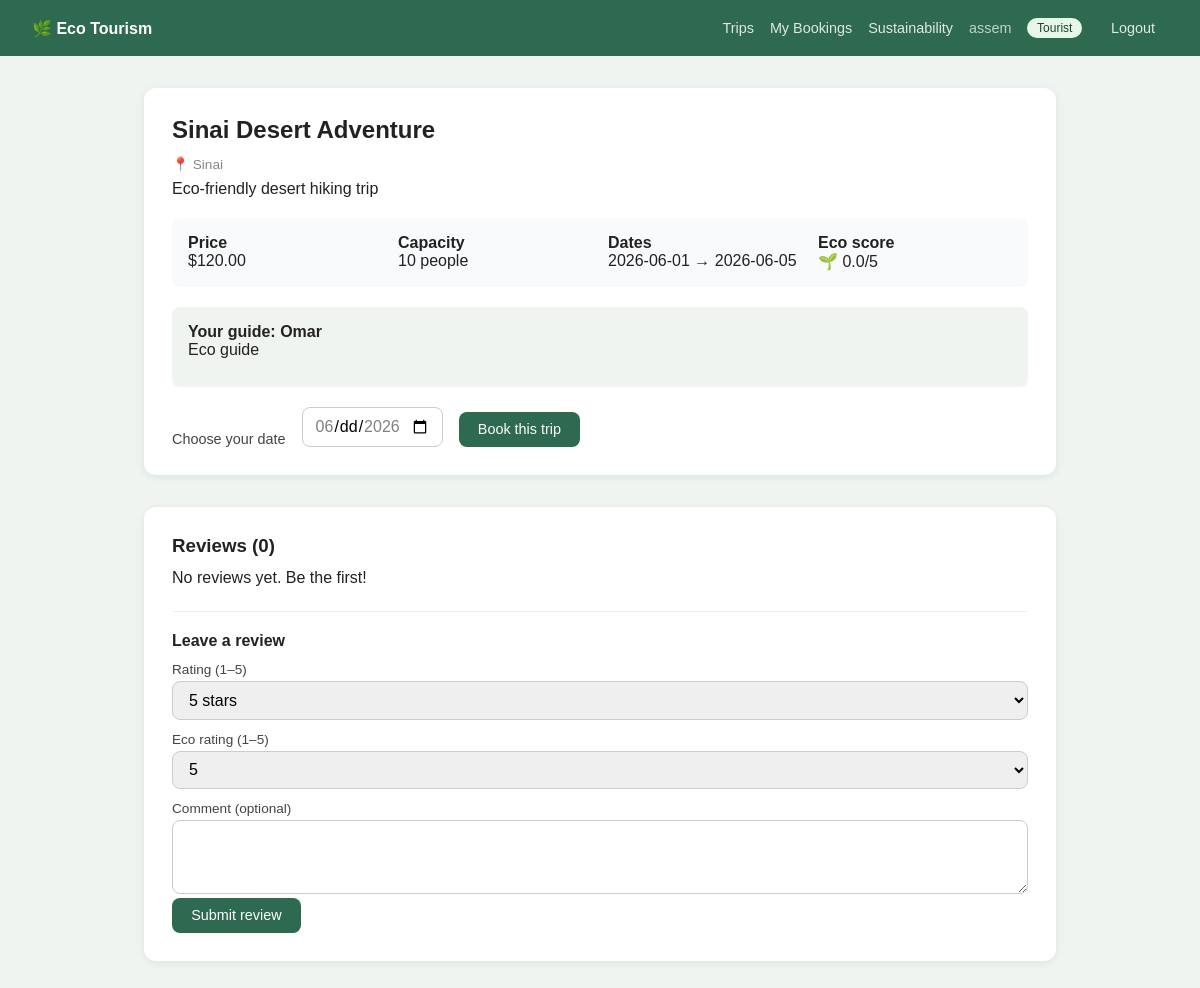
Page /index.php?action=trip_detail&id=6 (signed in) on the committed database.
### tables this page shows
CREATE TABLE `users` (
  `id` int(11) NOT NULL,
  `name` varchar(100) DEFAULT NULL,
  `email` varchar(100) DEFAULT NULL,
  `password` varchar(255) DEFAULT NULL,
  `role` enum('tourist','guide','admin') DEFAULT 'tourist',
  `created_at` timestamp NOT NULL DEFAULT current_timestamp()
);

CREATE TABLE `trips` (
  `id` int(11) NOT NULL,
  `guide_id` int(11) DEFAULT NULL,
  `title` varchar(255) DEFAULT NULL,
  `description` text DEFAULT NULL,
  `location` varchar(255) DEFAULT NULL,
  `price` decimal(10,2) DEFAULT NULL,
  `capacity` int(11) DEFAULT NULL,
  `available_from` date DEFAULT NULL,
  `available_to` date DEFAULT NULL,
  `sustainability_score` float DEFAULT 0,
  `created_at` timestamp NOT NULL DEFAULT current_timestamp(),
  `transport_type` varchar(50) DEFAULT NULL COMMENT 'plane, walking, bus, etc.',
  `distance_km` decimal(8,2) DEFAULT 100.00,
  `is_protected_area` tinyint(1) DEFAULT 0,
  `indigenous_consent_status` enum('pending','approved','rejected','not_required') DEFAULT 'not_required',
  `type` varchar(50) DEFAULT NULL COMMENT 'desert, marine, forest, etc.',
  `tags` text DEFAULT NULL,
  `equipment_type` varchar(50) DEFAULT NULL,
  `equipment_total` int(11) DEFAULT NULL,
  `waste_management_level` enum('zero_waste','recycling','basic','none') DEFAULT 'basic',
  `carbon_score` decimal(10,2) DEFAULT 0.00
);

CREATE TABLE `guides` (
  `id` int(11) NOT NULL,
  `user_id` int(11) DEFAULT NULL,
  `bio` text DEFAULT NULL,
  `languages` varchar(255) DEFAULT NULL,
  `experience_years` int(11) DEFAULT NULL,
  `rating` float DEFAULT 0,
  `sustainability_score` float DEFAULT 0,
  `years_of_residency` int(11) DEFAULT 0,
  `community_score` int(11) DEFAULT 0,
  `local_cred_score` decimal(5,2) DEFAULT 0.00
);

### app/controllers/TripController.php (called while the page is built, shortened)
<?php
class TripController
{
    private $db;
    public function __construct($databaseConnection)
    {
        $this->db = $databaseConnection;
    }
    public function showTripDetail($loggedInUser)
    {
        $tripId = (int) ($_GET["id"] ?? 0);
        $statement = $this->db->prepare(
            "SELECT trips.*, users.name AS guide_name, guides.bio AS guide_bio,
                    guides.sustainability_score AS guide_sustainability
             FROM trips
             JOIN guides ON trips.guide_id = guides.id
             JOIN users  ON guides.user_id = users.id
             WHERE trips.id = ?
             LIMIT 1"
        );
        $statement->execute([$tripId]);
        $row = $statement->fetch();
        $trip                       = new Trip();
        $trip->title                = $row["title"];
        $trip->description          = $row["description"];
        $trip->location             = $row["location"];
        $trip->price                = $row["price"];
        $trip->capacity             = $row["capacity"];
        $trip->available_from       = $row["available_from"];
        $trip->available_to         = $row["available_to"];
        $trip->sustainability_score = $row["sustainability_score"];
        $trip->guide_name           = $row["guide_name"];
        $trip->guide_bio            = $row["guide_bio"];
        $reviewStatement = $this->db->prepare(
            "SELECT reviews.*, users.name AS reviewer_name
             FROM reviews
             JOIN users ON reviews.user_id = users.id
             WHERE reviews.trip_id = ?
             ORDER BY reviews.created_at DESC"
        );
        $reviewStatement->execute([$tripId]);
        $reviews = $reviewStatement->fetchAll();
        require_once __DIR__ . "/../../views/trips/detail.php";
    }
}

### public/index.php (called while the page is built, shortened)
<?php
require_once __DIR__ . '/../config/database.php';
if (!empty($_SESSION['user_id'])) {
    $userStatement = $databaseConnection->prepare(
        "
        SELECT *
        FROM users
        WHERE id = ?
        LIMIT 1
        "
    );
    $userStatement->execute([
        $_SESSION['user_id']
    ]);
    $userRow = $userStatement->fetch(PDO::FETCH_ASSOC);
    if ($userRow) {
        $loggedInUser = new User();
        $loggedInUser->name = $userRow['name'] ?? '';
        $loggedInUser->role = $userRow['role'] ?? 'traveler';
    } else {
        $_SESSION = [];
        session_destroy();
        header('Location: index.php?action=login');
        exit;
    }
}
require_once __DIR__ . '/../app/controllers/AuthenticationController.php';
require_once __DIR__ . '/../app/controllers/TripController.php';
require_once __DIR__ . '/../routes/web.php';

### views/trips/detail.php (the view, shortened to what this page needs)
<?php
$trip = $trip ?? null;
$reviews = $reviews ?? [];
?>
<!DOCTYPE html>
<html lang="en">
<head>
    <link rel="stylesheet" href="assets/style.css">
</head>
<body>
    <?php require_once __DIR__ . '/../partials/nav.php'; ?>
    <main class="page-content">
        <?php if (!$trip): ?>
            <div class="detail-card">
                <h2>Trip not found</h2>
                <p>
                    The requested trip could not be loaded.
                </p>
                <a href="index.php?action=trips" class="btn btn-primary">
                    Back to trips
                </a>
            </div>
        <?php else: ?>
            <div class="detail-card">
                <h2>
                    <?= htmlspecialchars($trip->title) ?>
                </h2>
                <p class="trip-location">
                    📍 <?= htmlspecialchars($trip->location) ?>
                </p>
                <p>
                    <?= nl2br(htmlspecialchars($trip->description)) ?>
                </p>
                <div class="detail-meta">
                    <div>
                        <strong>Price</strong>
                        <br>
                        $<?= number_format((float) $trip->price, 2) ?>
                    </div>
                    <div>
                        <strong>Capacity</strong>
                        <br>
                        <?= (int) $trip->capacity ?> people
                    </div>
                    <div>
                        <strong>Dates</strong>
                        <br>
                        <?= htmlspecialchars($trip->available_from) ?>
                        →
                        <?= htmlspecialchars($trip->available_to) ?>
                    </div>
                    <div>
                        <strong>Eco score</strong>
                        <br>
                        🌱
                        <?= number_format((float) $trip->sustainability_score, 1) ?>/5
                    </div>
                </div>
                <div class="guide-box">
                    <strong>
                        Your guide:
                        <?= htmlspecialchars($trip->guide_name ?? 'Unknown Guide') ?>
                    </strong>
                    <?php if (!empty($trip->guide_bio)): ?>
                        <p>
                            <?= htmlspecialchars($trip->guide_bio) ?>
                        </p>
                    <?php endif; ?>
                </div>
                <form
                    method="POST"
                    action="index.php?action=checkout"
                    class="booking-form">
                    <label for="booking_date">
                        Choose your date
                    </label>
                    <input
                        type="date"
                        id="booking_date"
                        name="booking_date"
                        min="<?= htmlspecialchars($trip->available_from) ?>"
                        max="<?= htmlspecialchars($trip->available_to) ?>"
                        required>
                    <button
                        type="submit"
                        class="btn btn-primary">
                        Book this trip
                    </button>
                </form>
            </div>
            <section class="reviews-section">
                <h3>
                    Reviews (<?= count($reviews) ?>)
                </h3>
                <?php if (empty($reviews)): ?>
                    <p>
                        No reviews yet. Be the first!
                    </p>
                <?php endif; ?>
                <form
                    method="POST"
                    action="index.php?action=review_submit"
                    class="review-form">
                    <h4>Leave a review</h4>
                    <label for="rating">
                        Rating (1–5)
                    </label>
                    <select
                        name="rating"
                        id="rating"
                        required>
                        <?php for ($ratingValue = 5; $ratingValue >= 1; $ratingValue--): ?>
                            <option value="<?= $ratingValue ?>">
                                <?= $ratingValue ?>
                                star<?= $ratingValue > 1 ? 's' : '' ?>
                            </option>
                        <?php endfor; ?>
                    </select>
                    <label for="eco_rating">
                        Eco rating (1–5)
                    </label>
                    <select
                        name="eco_rating"
                        id="eco_rating"
                        required>
                        <?php for ($ecoRatingValue = 5; $ecoRatingValue >= 1; $ecoRatingValue--): ?>
                            <option value="<?= $ecoRatingValue ?>">
                                <?= $ecoRatingValue ?>
                            </option>
                        <?php endfor; ?>
                    </select>
                    <label for="comment">
                        Comment (optional)
                    </label>
                    <textarea
                        name="comment"
                        id="comment"
                        rows="3"></textarea>
                    <button
                        type="submit"
                        class="btn btn-primary">
                        Submit review
                    </button>
                </form>
            </section>
        <?php endif; ?>
    </main>
</body>
</html>

### views/partials/nav.php (shortened to what this page needs)
<nav class="navbar">
    <a href="index.php?action=dashboard" class="nav-brand">
        🌿 Eco Tourism
    </a>
    <div class="nav-links">
        <?php if (!empty($loggedInUser)): ?>
            <?php
            $isApprovedGuide = true;
            ?>
            <?php if ($loggedInUser->role !== 'admin' && $isApprovedGuide): ?>
                <a href="index.php?action=trips">Trips</a>
                <a href="index.php?action=my_bookings">My Bookings</a>
                <a href="index.php?action=sustainability_report_global">
                    Sustainability
                </a>
            <?php endif; ?>
            <span class="nav-user">
                <?= htmlspecialchars($loggedInUser->name ?? '') ?>
            </span>
            <span class="badge badge-<?= htmlspecialchars($loggedInUser->role ?? 'traveler') ?>">
                <?= htmlspecialchars($loggedInUser->role ?? 'traveler') ?>
            </span>
            <a href="index.php?action=logout" class="btn btn-outline btn-sm">
                Logout
            </a>
        <?php else: ?>
            <a href="index.php?action=login">Login</a>
            <a href="index.php?action=register">Register</a>
        <?php endif; ?>
    </div>
</nav>

### public/assets/style.css (style rules this page uses)
*, *::before, *::after { box-sizing: border-box; }
body { font-family: sans-serif; margin: 0; background: #f0f4f0; color: #222; }
a { color: #2d6a4f; }
h1, h2, h3, h4 { margin: 0 0 .75rem; }
p { margin: 0 0 .75rem; }
input, select, textarea, button { font-family: inherit; font-size: 1rem; }
.navbar { background: #2d6a4f; color: #fff; display: flex; justify-content: space-between; align-items: center; padding: .85rem 2rem; gap: 1rem; }
.nav-brand { color: #fff; text-decoration: none; font-weight: 600; font-size: 1rem; }
.nav-links { display: flex; align-items: center; gap: 1rem; flex-wrap: wrap; }
.nav-links a { color: rgba(255, 255, 255, .85); text-decoration: none; font-size: .9rem; }
.nav-user { color: rgba(255, 255, 255, .7); font-size: .9rem; }
.page-content { max-width: 960px; margin: 2rem auto; padding: 0 1.5rem; }
.btn { display: inline-block; padding: .6rem 1.2rem; border-radius: 8px; font-size: .9rem; cursor: pointer; text-decoration: none; border: none; }
.btn-primary { background: #2d6a4f; color: #fff; }
.btn-outline { background: transparent; border: 1px solid #2d6a4f; color: #2d6a4f; }
.btn-sm { padding: .35rem .75rem; font-size: .8rem; }
.badge { display: inline-block; padding: .2rem .6rem; border-radius: 20px; font-size: .75rem; text-transform: capitalize; }
.badge-tourist { background: #e8f5e9; color: #1b4332; }
.trip-location { color: #888; font-size: .85rem; margin-bottom: .5rem; }
.detail-card { background: #fff; border-radius: 12px; padding: 1.75rem; box-shadow: 0 2px 8px rgba(0, 0, 0, .07); margin-bottom: 2rem; }
.detail-meta { display: grid; grid-template-columns: repeat(auto-fit, minmax(140px, 1fr)); gap: 1rem; background: #f9fafb; border-radius: 8px; padding: 1rem; margin: 1.25rem 0; }
.guide-box { background: #f0f4f0; border-radius: 8px; padding: 1rem; margin-bottom: 1.25rem; }
.booking-form { display: flex; gap: 1rem; align-items: flex-end; flex-wrap: wrap; margin-top: 1rem; }
.booking-form label { font-size: .9rem; color: #444; }
.booking-form input[type="date"] { padding: .55rem .75rem; border: 1px solid #ccc; border-radius: 8px; }
.reviews-section { background: #fff; border-radius: 12px; padding: 1.75rem; box-shadow: 0 2px 8px rgba(0, 0, 0, .07); }
.review-form { margin-top: 1.5rem; border-top: 1px solid #eee; padding-top: 1.25rem; }
.review-form label { display: block; font-size: .85rem; color: #444; margin-bottom: .25rem; margin-top: .75rem; }
.review-form select, .review-form textarea { width: 100%; padding: .55rem .75rem; border: 1px solid #ccc; border-radius: 8px; }

### rows in the picture
users: name "assem", role "Tourist"
trips: title "Sinai Desert Adventure", location "Sinai", description "Eco-friendly desert hiking trip", price "120.00", capacity "10", available_from "2026-06-01", available_to "2026-06-05", sustainability_score "0.0", users.name "Omar", guide.bio "Eco guide"

### other values in the picture
count($reviews) "0"
form field rating "5 stars"
form field eco_rating "5"
